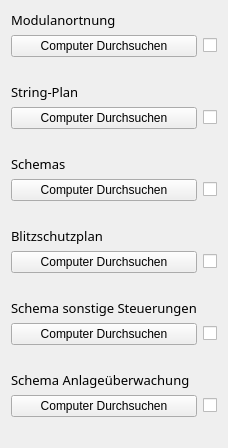
         <widget class="QWidget" name="scrollAreaWidgetContents_5">
          <property name="geometry">
           <rect>
            <x>0</x>
            <y>0</y>
            <width>226</width>
            <height>432</height>
           </rect>
          </property>
          <layout class="QGridLayout" name="gridLayout_13">
           <item row="15" column="0">
            <widget class="QLabel" name="label_154">
             <property name="font">
              <font>
               <family>Century Gothic</family>
               <pointsize>10</pointsize>
               <weight>50</weight>
               <italic>false</italic>
               <bold>false</bold>
              </font>
             </property>
             <property name="styleSheet">
              <string notr="true">font: 10pt &quot;Century Gothic&quot;;</string>
             </property>
             <property name="text">
              <string>Schema Anlageüberwachung</string>
             </property>
            </widget>
           </item>
           <item row="10" column="0">
            <widget class="QPushButton" name="pushButton_blitzschutz">
             <property name="text">
              <string>Computer Durchsuchen</string>
             </property>
            </widget>
           </item>
           <item row="7" column="0">
            <widget class="QPushButton" name="pushButton_schema">
             <property name="text">
              <string>Computer Durchsuchen</string>
             </property>
            </widget>
           </item>
           <item row="14" column="0">
            <widget class="QLabel" name="label_45">
             <property name="text">
              <string/>
             </property>
            </widget>
           </item>
           <item row="1" column="1">
            <widget class="QCheckBox" name="checkBox_modulanortnung">
             <property name="text">
              <string/>
             </property>
            </widget>
           </item>
           <item row="13" column="0">
            <widget class="QPushButton" name="pushButton_schema_steuerung">
             <property name="text">
              <string>Computer Durchsuchen</string>
             </property>
            </widget>
           </item>
           <item row="11" column="0">
            <widget class="QLabel" name="label_32">
             <property name="text">
              <string/>
             </property>
            </widget>
           </item>
           <item row="16" column="0">
            <widget class="QPushButton" name="pushButton_schema_ueberwachung">
             <property name="text">
              <string>Computer Durchsuchen</string>
             </property>
            </widget>
           </item>
           <item row="6" column="0">
            <widget class="QLabel" name="label_152">
             <property name="font">
              <font>
               <family>Century Gothic</family>
               <pointsize>10</pointsize>
               <weight>50</weight>
               <italic>false</italic>
               <bold>false</bold>
              </font>
             </property>
             <property name="styleSheet">
              <string notr="true">font: 10pt &quot;Century Gothic&quot;;</string>
             </property>
             <property name="text">
              <string>Schemas</string>
             </property>
            </widget>
           </item>
           <item row="0" column="0">
            <widget class="QLabel" name="label_150">
             <property name="font">
              <font>
               <family>Century Gothic</family>
               <pointsize>10</pointsize>
               <weight>50</weight>
               <italic>false</italic>
               <bold>false</bold>
              </font>
             </property>
             <property name="styleSheet">
              <string notr="true">font: 10pt &quot;Century Gothic&quot;;</string>
             </property>
             <property name="text">
              <string>Modulanortnung</string>
             </property>
            </widget>
           </item>
           <item row="16" column="1">
            <widget class="QCheckBox" name="checkBox_schema_ueberwachung">
             <property name="text">
              <string/>
             </property>
            </widget>
           </item>
           <item row="1" column="0">
            <widget class="QPushButton" name="pushButton_moulanortnung">
             <property name="text">
              <string>Computer Durchsuchen</string>
             </property>
            </widget>
           </item>
           <item row="4" column="1">
            <widget class="QCheckBox" name="checkBox_string">
             <property name="text">
              <string/>
             </property>
            </widget>
           </item>
           <item row="12" column="0">
            <widget class="QLabel" name="label_156">
             <property name="font">
              <font>
               <family>Century Gothic</family>
               <pointsize>10</pointsize>
               <weight>50</weight>
               <italic>false</italic>
               <bold>false</bold>
              </font>
             </property>
             <property name="styleSheet">
              <string notr="true">font: 10pt &quot;Century Gothic&quot;;</string>
             </property>
             <property name="text">
              <string>Schema sonstige Steuerungen</string>
             </property>
            </widget>
           </item>
           <item row="9" column="0">
            <widget class="QLabel" name="label_153">
             <property name="font">
              <font>
               <family>Century Gothic</family>
               <pointsize>10</pointsize>
               <weight>50</weight>
               <italic>false</italic>
               <bold>false</bold>
              </font>
             </property>
             <property name="styleSheet">
              <string notr="true">font: 10pt &quot;Century Gothic&quot;;</string>
             </property>
             <property name="text">
              <string>Blitzschutzplan</string>
             </property>
            </widget>
           </item>
           <item row="10" column="1">
            <widget class="QCheckBox" name="checkBox_blitzschutz">
             <property name="text">
              <string/>
             </property>
            </widget>
           </item>
           <item row="17" column="0">
            <widget class="QLabel" name="label_46">
             <property name="text">
              <string/>
             </property>
            </widget>
           </item>
           <item row="2" column="0">
            <widget class="QLabel" name="label_24">
             <property name="text">
              <string/>
             </property>
            </widget>
           </item>
           <item row="3" column="0">
            <widget class="QLabel" name="label_151">
             <property name="font">
              <font>
               <family>Century Gothic</family>
               <pointsize>10</pointsize>
               <weight>50</weight>
               <italic>false</italic>
               <bold>false</bold>
              </font>
             </property>
             <property name="styleSheet">
              <string notr="true">font: 10pt &quot;Century Gothic&quot;;</string>
             </property>
             <property name="text">
              <string>String-Plan</string>
             </property>
            </widget>
           </item>
           <item row="8" column="0">
            <widget class="QLabel" name="label_28">
             <property name="text">
              <string/>
             </property>
            </widget>
           </item>
           <item row="4" column="0">
            <widget class="QPushButton" name="pushButton_string">
             <property name="text">
              <string>Computer Durchsuchen</string>
             </property>
            </widget>
           </item>
           <item row="13" column="1">
            <widget class="QCheckBox" name="checkBox_schema_steuerung">
             <property name="text">
              <string/>
             </property>
            </widget>
           </item>
           <item row="7" column="1">
            <widget class="QCheckBox" name="checkBox_schema">
             <property name="text">
              <string/>
             </property>
            </widget>
           </item>
           <item row="5" column="0">
            <widget class="QLabel" name="label_27">
             <property name="text">
              <string/>
             </property>
            </widget>
           </item>
          </layout>
         </widget>
